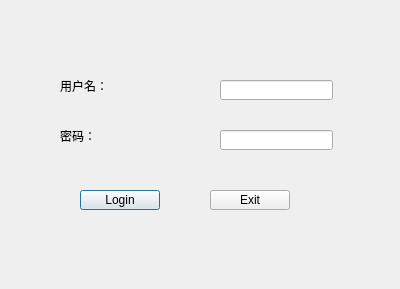
<?xml version="1.0" encoding="UTF-8"?>
<ui version="4.0">
 <class>LoginDlg</class>
 <widget class="QDialog" name="LoginDlg">
  <property name="geometry">
   <rect>
    <x>0</x>
    <y>0</y>
    <width>400</width>
    <height>289</height>
   </rect>
  </property>
  <property name="windowTitle">
   <string>Dialog</string>
  </property>
  <widget class="QPushButton" name="btn_login">
   <property name="geometry">
    <rect>
     <x>80</x>
     <y>190</y>
     <width>80</width>
     <height>20</height>
    </rect>
   </property>
   <property name="text">
    <string>Login</string>
   </property>
  </widget>
  <widget class="QLabel" name="label">
   <property name="geometry">
    <rect>
     <x>60</x>
     <y>80</y>
     <width>54</width>
     <height>12</height>
    </rect>
   </property>
   <property name="text">
    <string>用户名：</string>
   </property>
  </widget>
  <widget class="QLineEdit" name="le_usr">
   <property name="geometry">
    <rect>
     <x>220</x>
     <y>80</y>
     <width>113</width>
     <height>20</height>
    </rect>
   </property>
  </widget>
  <widget class="QLineEdit" name="le_pwd">
   <property name="geometry">
    <rect>
     <x>220</x>
     <y>130</y>
     <width>113</width>
     <height>20</height>
    </rect>
   </property>
  </widget>
  <widget class="QLabel" name="label_2">
   <property name="geometry">
    <rect>
     <x>60</x>
     <y>130</y>
     <width>54</width>
     <height>12</height>
    </rect>
   </property>
   <property name="text">
    <string>密码：</string>
   </property>
  </widget>
  <widget class="QPushButton" name="btn_exit">
   <property name="geometry">
    <rect>
     <x>210</x>
     <y>190</y>
     <width>80</width>
     <height>20</height>
    </rect>
   </property>
   <property name="text">
    <string>Exit</string>
   </property>
  </widget>
 </widget>
 <resources/>
 <connections>
  <connection>
   <sender>btn_exit</sender>
   <signal>clicked()</signal>
   <receiver>LoginDlg</receiver>
   <slot>close()</slot>
   <hints>
    <hint type="sourcelabel">
     <x>249</x>
     <y>199</y>
    </hint>
    <hint type="destinationlabel">
     <x>199</x>
     <y>144</y>
    </hint>
   </hints>
  </connection>
 </connections>
</ui>
